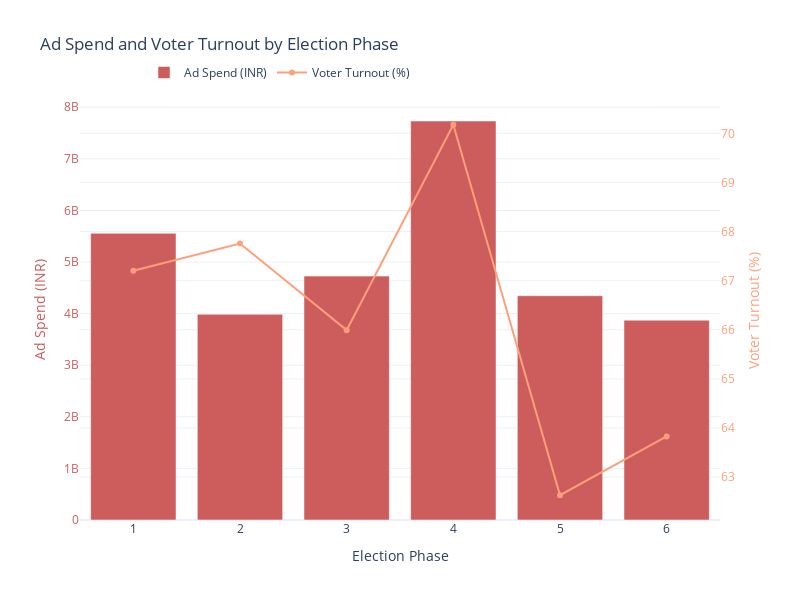

Notebook source saved alongside this figure:
### Markdown cell above
#### Now, let’s analyze ad spending and voter turnout by election phase:

### Code cell
import plotly.graph_objects as go

phase_analysis = merged_data.groupby('Phase').agg({
    'Amount spent (INR)': 'sum',
    'Polled (%)': 'mean'
}).reset_index()

fig = go.Figure()

fig.add_trace(go.Bar(
    x=phase_analysis['Phase'],
    y=phase_analysis['Amount spent (INR)'],
    name='Ad Spend (INR)',
    marker_color='indianred',
    yaxis='y1'
))

fig.add_trace(go.Scatter(
    x=phase_analysis['Phase'],
    y=phase_analysis['Polled (%)'],
    name='Voter Turnout (%)',
    marker_color='lightsalmon',
    yaxis='y2'
))

fig.update_layout(
    title='Ad Spend and Voter Turnout by Election Phase',
    xaxis=dict(title='Election Phase'),
    yaxis=dict(
        title='Ad Spend (INR)',
        titlefont=dict(color='indianred'),
        tickfont=dict(color='indianred')
    ),
    yaxis2=dict(
        title='Voter Turnout (%)',
        titlefont=dict(color='lightsalmon'),
        tickfont=dict(color='lightsalmon'),
        overlaying='y',
        side='right'
    ),
    legend=dict(x=0.1, y=1.1, orientation='h'),
    width=800,
    height=600
)

fig.show()

### Figure 1 — Plotly figure (JSON) as saved in the notebook; plotly's stock layout.template omitted (floating-point values rounded to 4 significant figures)
{"data": [{"marker": {"color": "indianred"}, "name": "Ad Spend (INR)", "type": "bar", "x": [1, 2, 3, 4, 5, 6], "y": [5556265415, 3986936358, 4726512390, 7732806345, 4346064062, 3872711127], "yaxis": "y"}, {"marker": {"color": "lightsalmon"}, "name": "Voter Turnout (%)", "type": "scatter", "x": [1, 2, 3, 4, 5, 6], "y": [67.2, 67.76, 65.99, 70.17, 62.63, 63.83], "yaxis": "y2"}], "layout": {"height": 600, "legend": {"orientation": "h", "x": 0.1, "y": 1.1}, "title": {"text": "Ad Spend and Voter Turnout by Election Phase"}, "width": 800, "xaxis": {"autorange": true, "range": [0.5, 6.5], "title": {"text": "Election Phase"}, "type": "linear"}, "yaxis": {"autorange": true, "range": [0, 8140000000.0], "tickfont": {"color": "indianred"}, "title": {"font": {"color": "indianred"}, "text": "Ad Spend (INR)"}, "type": "linear"}, "yaxis2": {"autorange": true, "overlaying": "y", "range": [62.13, 70.68], "side": "right", "tickfont": {"color": "lightsalmon"}, "title": {"font": {"color": "lightsalmon"}, "text": "Voter Turnout (%)"}, "type": "linear"}}}
